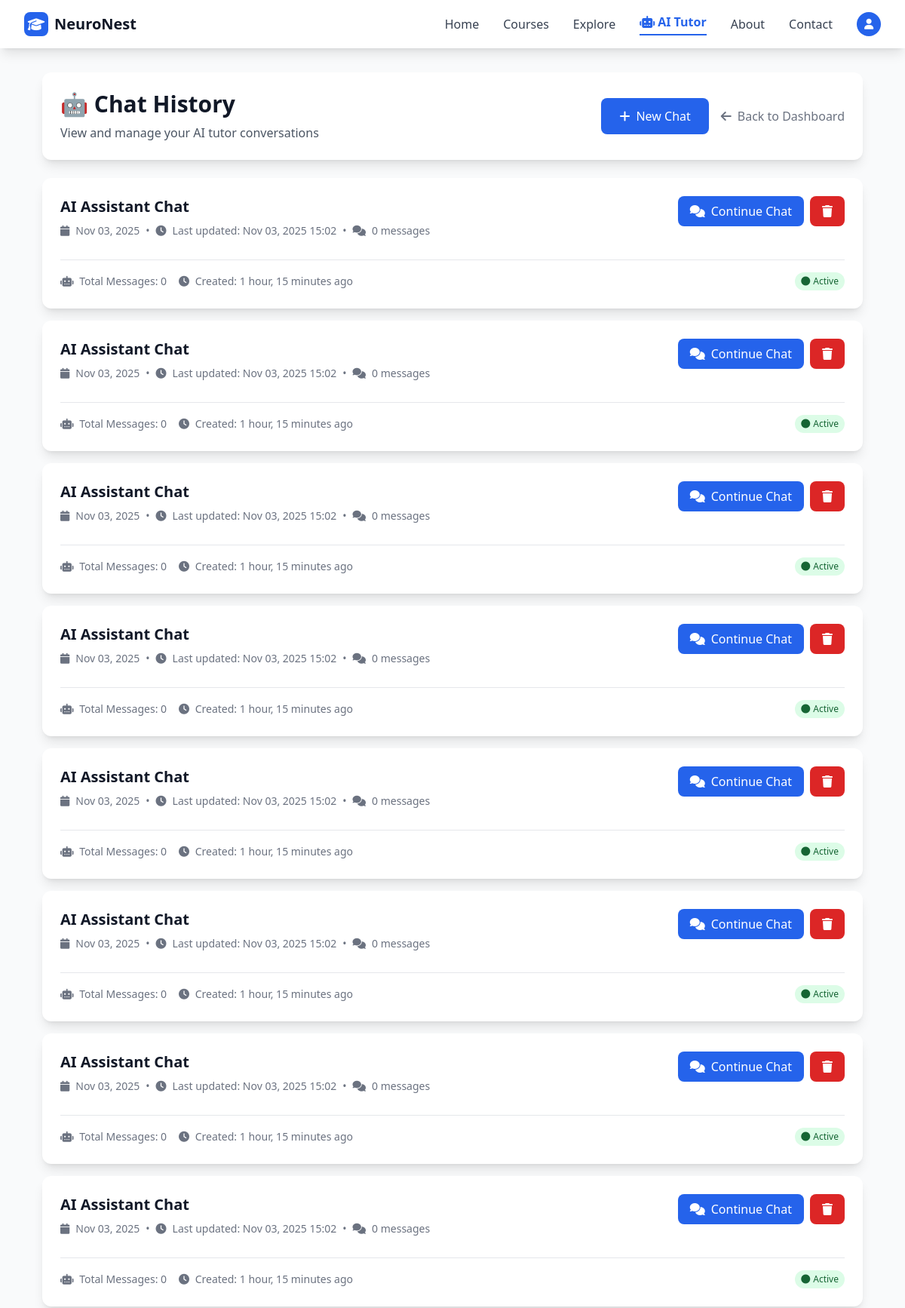
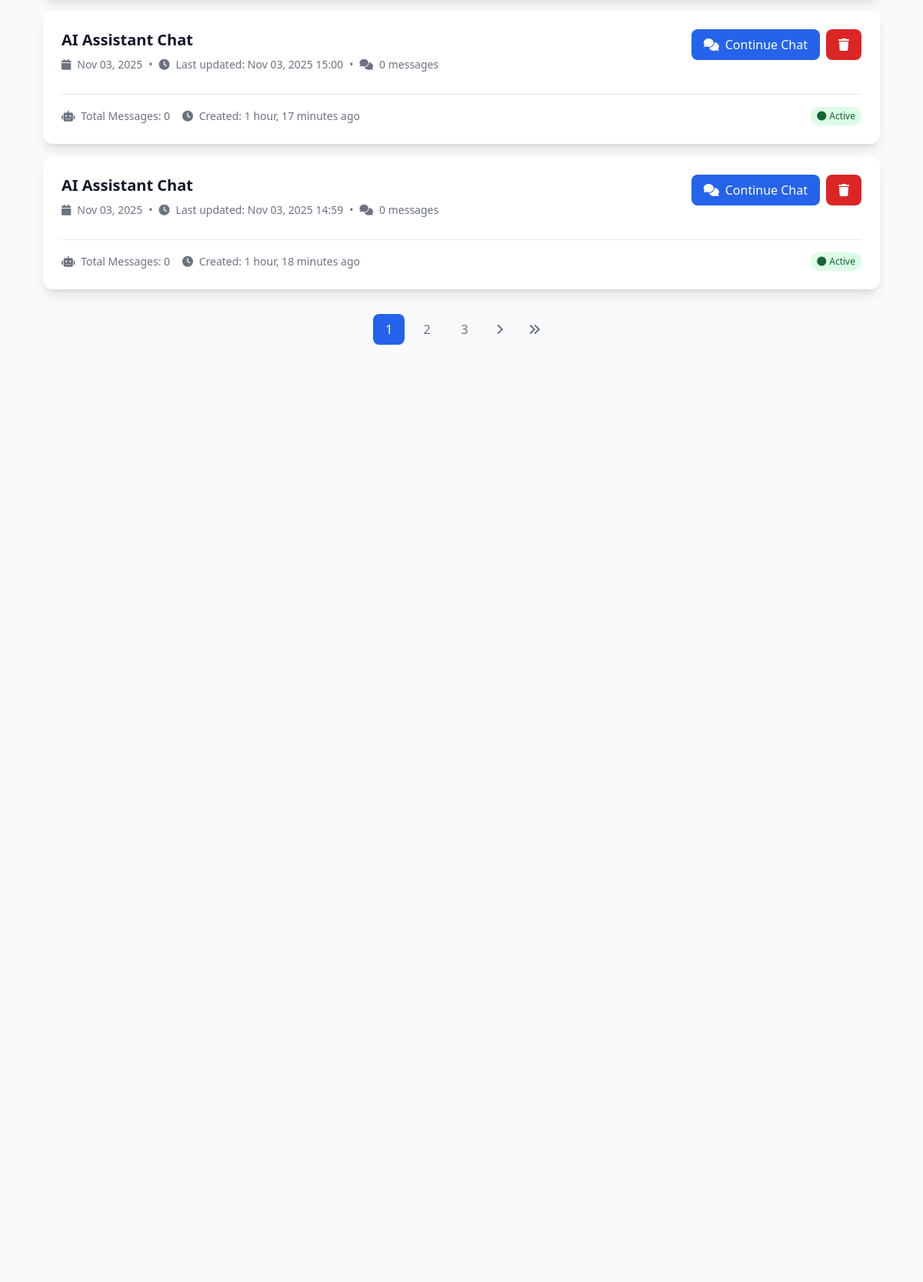
Screenshot of /tutor/history/ (signed in, upper part) with the database file from the repository (2 pictures, top to bottom).
### tutor/models.py (models this page shows, shortened)
class ChatSession(models.Model):
    student = models.ForeignKey(User, on_delete=models.CASCADE, limit_choices_to={'role': 'student'})
    course = models.ForeignKey(Course, on_delete=models.CASCADE, null=True, blank=True)
    title = models.CharField(max_length=200, default="New Chat")
    created_at = models.DateTimeField(auto_now_add=True)
    updated_at = models.DateTimeField(auto_now=True)
    is_active = models.BooleanField(default=True)
    class Meta:
        ordering = ['-updated_at']
    def get_message_count(self):
        return self.messages.count()
    def get_last_message(self):
        return self.messages.last()

### tutor/views.py (the view)
# urls.py: path('history/', views.chat_history, name='chat_history'),
@login_required
def chat_history(request):
    if request.user.role != 'student':
        messages.error(request, 'Access denied.')
        return redirect('courses:course_list')
    sessions = ChatSession.objects.filter(student=request.user).order_by('-updated_at')
    paginator = Paginator(sessions, 10)
    page_number = request.GET.get('page')
    page_obj = paginator.get_page(page_number)
    context = {
        'page_obj': page_obj,
        'sessions': page_obj
    }
    return render(request, 'tutor/history.html', context)

### tutor/templates/tutor/history.html (shortened to what this page needs)
{% extends 'base/base.html' %}
{% block content %}
<div class="max-w-6xl mx-auto px-4 sm:px-6 lg:px-8 py-8">
    <div class="bg-white dark:bg-gray-800 rounded-xl shadow-lg p-6 mb-6">
        <div class="flex items-center justify-between">
            <div>
                <h1 class="text-3xl font-bold text-gray-900 dark:text-white mb-2">
                    🤖 Chat History
                </h1>
                <p class="text-gray-600 dark:text-gray-300">
                    View and manage your AI tutor conversations
                </p>
            </div>
            <div class="flex items-center space-x-4">
                <a href="{% url 'tutor:new_chat' %}"
                    class="bg-blue-600 text-white px-6 py-3 rounded-lg hover:bg-blue-700 transition-colors">
                    <i class="fas fa-plus mr-2"></i>New Chat
                </a>
                <a href="{% url 'tutor:dashboard' %}"
                    class="text-gray-500 hover:text-gray-700 dark:text-gray-400 dark:hover:text-gray-200">
                    <i class="fas fa-arrow-left mr-2"></i>Back to Dashboard
                </a>
            </div>
        </div>
    </div>
    {% if page_obj %}
    <div class="space-y-4">
        {% for session in page_obj %}
        <div class="bg-white dark:bg-gray-800 rounded-xl shadow-lg p-6 hover:shadow-xl transition-shadow">
            <div class="flex items-start justify-between">
                <div class="flex-1">
                    <div class="flex items-center mb-2">
                        <h3 class="text-xl font-semibold text-gray-900 dark:text-white mr-3">
                            {{ session.title }}
                        </h3>
                    </div>
                    <div class="flex items-center text-sm text-gray-500 dark:text-gray-400 mb-3">
                        <i class="fas fa-calendar mr-2"></i>
                        <span>{{ session.created_at|date:"M d, Y" }}</span>
                        <span class="mx-2">•</span>
                        <i class="fas fa-clock mr-2"></i>
                        <span>Last updated: {{ session.updated_at|date:"M d, Y H:i" }}</span>
                        <span class="mx-2">•</span>
                        <i class="fas fa-comments mr-2"></i>
                        <span>{{ session.get_message_count }} messages</span>
                    </div>
                </div>
                <div class="flex items-center space-x-2 ml-4">
                    <a href="{% url 'tutor:chat_session' session.id %}"
                        class="bg-blue-600 text-white px-4 py-2 rounded-lg hover:bg-blue-700 transition-colors">
                        <i class="fas fa-comments mr-2"></i>Continue Chat
                    </a>
                    <form method="post" action="{% url 'tutor:delete_session' session.id %}" class="inline"
                        onsubmit="return confirm('Are you sure you want to delete this chat session? This action cannot be undone.')">
                        <button type="submit"
                            class="bg-red-600 text-white px-4 py-2 rounded-lg hover:bg-red-700 transition-colors">
                            <i class="fas fa-trash"></i>
                        </button>
                    </form>
                </div>
            </div>
            <div class="mt-4 pt-4 border-t border-gray-200 dark:border-gray-600">
                <div class="flex items-center justify-between text-sm">
                    <div class="flex items-center space-x-4">
                        <span class="text-gray-500 dark:text-gray-400">
                            <i class="fas fa-robot mr-1"></i>
                            Total Messages: {{ session.get_message_count }}
                        </span>
                        <span class="text-gray-500 dark:text-gray-400">
                            <i class="fas fa-clock mr-1"></i>
                            Created: {{ session.created_at|timesince }} ago
                        </span>
                    </div>
                    <div class="flex items-center">
                        {% if session.is_active %}
                        <span
                            class="inline-flex items-center px-2 py-1 rounded-full text-xs font-medium bg-green-100 text-green-800 dark:bg-green-900 dark:text-green-200">
                            <i class="fas fa-circle mr-1 text-xs"></i>Active
                        </span>
                        {% else %}
                        <span
                            class="inline-flex items-center px-2 py-1 rounded-full text-xs font-medium bg-gray-100 text-gray-800 dark:bg-gray-900 dark:text-gray-200">
                            <i class="fas fa-circle mr-1 text-xs"></i>Inactive
                        </span>
                        {% endif %}
                    </div>
                </div>
            </div>
        </div>
        {% endfor %}
    </div>
    {% if page_obj.has_other_pages %}
    <div class="flex justify-center mt-8">
        <nav class="flex items-center space-x-2">
            {% for num in page_obj.paginator.page_range %}
            {% if page_obj.number == num %}
            <span class="px-4 py-2 bg-blue-600 text-white rounded-lg">{{ num }}</span>
            {% elif num > page_obj.number|add:'-3' and num < page_obj.number|add:'3' %} <a href="?page={{ num }}"
                class="px-4 py-2 text-gray-500 hover:text-gray-700 dark:text-gray-400 dark:hover:text-gray-200 hover:bg-gray-100 dark:hover:bg-gray-700 rounded-lg">
                {{ num }}
                </a>
                {% endif %}
                {% endfor %}
                {% if page_obj.has_next %}
                <a href="?page={{ page_obj.next_page_number }}"
                    class="px-3 py-2 text-gray-500 hover:text-gray-700 dark:text-gray-400 dark:hover:text-gray-200">
                    <i class="fas fa-angle-right"></i>
                </a>
                <a href="?page={{ page_obj.paginator.num_pages }}"
                    class="px-3 py-2 text-gray-500 hover:text-gray-700 dark:text-gray-400 dark:hover:text-gray-200">
                    <i class="fas fa-angle-double-right"></i>
                </a>
                {% endif %}
        </nav>
    </div>
    {% endif %}
    {% endif %}
</div>
{% endblock %}

### rows the page displays
ChatSession: title "AI Assistant Chat", created_at "Nov 03, 2025", updated_at "Nov 03, 2025 15:02", get_message_count "0", created_at "1 hour, 15 minutes", is_active True (drawn)
ChatSession: title "AI Assistant Chat", created_at "Nov 03, 2025", updated_at "Nov 03, 2025 15:02", get_message_count "0", created_at "1 hour, 15 minutes", is_active True (drawn)
ChatSession: title "AI Assistant Chat", created_at "Nov 03, 2025", updated_at "Nov 03, 2025 15:02", get_message_count "0", created_at "1 hour, 15 minutes", is_active True (drawn)
ChatSession: title "AI Assistant Chat", created_at "Nov 03, 2025", updated_at "Nov 03, 2025 15:02", get_message_count "0", created_at "1 hour, 15 minutes", is_active True (drawn)
ChatSession: title "AI Assistant Chat", created_at "Nov 03, 2025", updated_at "Nov 03, 2025 15:02", get_message_count "0", created_at "1 hour, 15 minutes", is_active True (drawn)
ChatSession: title "AI Assistant Chat", created_at "Nov 03, 2025", updated_at "Nov 03, 2025 15:02", get_message_count "0", created_at "1 hour, 15 minutes", is_active True (drawn)
ChatSession: title "AI Assistant Chat", created_at "Nov 03, 2025", updated_at "Nov 03, 2025 15:02", get_message_count "0", created_at "1 hour, 15 minutes", is_active True (drawn)
ChatSession: title "AI Assistant Chat", created_at "Nov 03, 2025", updated_at "Nov 03, 2025 15:02", get_message_count "0", created_at "1 hour, 15 minutes", is_active True (drawn)
ChatSession: title "AI Assistant Chat", created_at "Nov 03, 2025", updated_at "Nov 03, 2025 15:00", get_message_count "0", created_at "1 hour, 17 minutes", is_active True (drawn)
ChatSession: title "AI Assistant Chat", created_at "Nov 03, 2025", updated_at "Nov 03, 2025 14:59", get_message_count "0", created_at "1 hour, 18 minutes", is_active True (drawn)

### other values shown
{{ num }} "1"
{{ num }} "2" "3"
